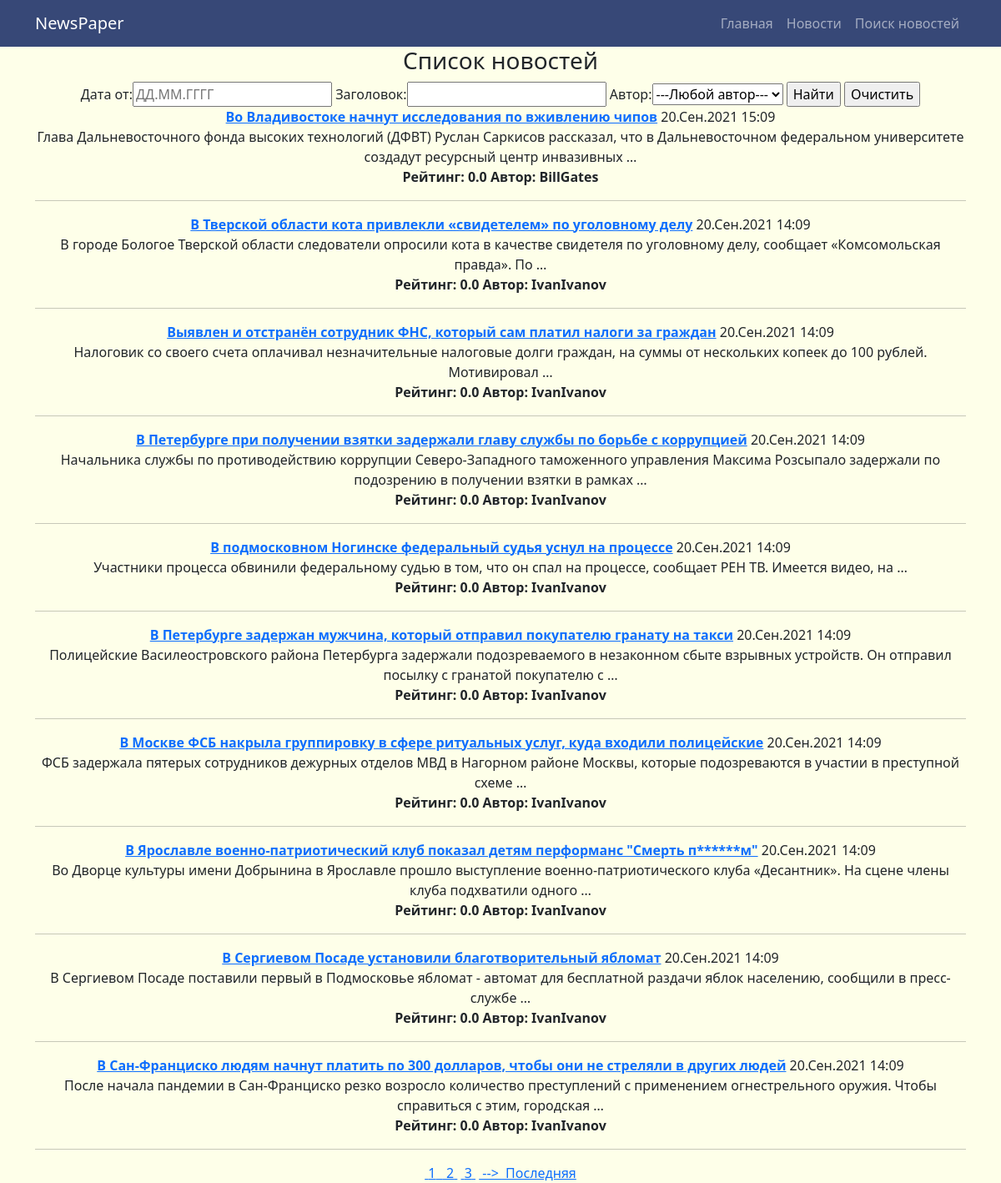
/news/search, run on the app's committed database.
### news/models.py (models this page shows, shortened)
class Post(models.Model):
    post = "PS"
    news = "NW"
    TYPE = [
        (post, "Статья"),
        (news, "Новость"),
    ]
    author = models.ForeignKey(Author,
                               on_delete=models.CASCADE)
    type = models.CharField(max_length=2, choices=TYPE, default=post)
    create_time = models.DateTimeField(auto_now_add=True)
    category = models.ManyToManyField(Category, through="PostCategory")
    header = models.CharField(max_length=256,
                              default='Заголовок отсутвует')
    text = models.TextField(default='Текст отсутствует')
    rating = models.FloatField(default=0.0)

### accounts/models.py (models this page shows, shortened)
class Author(models.Model):
    user = models.OneToOneField(User,
                                on_delete=models.CASCADE)
    rating = models.FloatField(default=0.0)

### news/views.py (the view)
# urls.py: path('search', NewsListSearch.as_view())
class NewsListSearch(ListView):
    model = Post
    template_name = 'news_search.html'
    context_object_name = 'news_search'
    queryset = Post.objects.all().order_by('id').reverse()
    paginate_by = 10
    def get_filter(self):
        return NewsFilter(self.request.GET, queryset=super().get_queryset())
    def get_queryset(self):
        return self.get_filter().qs
    def get_context_data(self, *args, **kwargs):
        return {
            **super().get_context_data(*args, **kwargs),
            "time_now" : datetime.utcnow(),
            "filter" : self.get_filter()
        }

### news/templatetags/custom_filters.py (called while the page is built)
@register.filter(name='censor')
def censor(text):
    censor_text = ''
    for word in text.split()[:]:
        if word.strip(',.\'"').lower() in CENSOR_VOCABULARY:
             word = f'{word[0]}{re.sub("[a-zA-zа-яА-ЯёЁ]","*", word[1:-1])}{word[-2:]}'
        censor_text += f' {word}'
    return censor_text

@register.filter(name='update_page')
def update_page(full_path:str, page:int):
    try:
        params_list = full_path.split('?')[1].split('&')
        params = dict([tuple(str(param).split('=')) for param  in params_list])
        params.update({'page' : page})
        link = ''
        for key, value in params.items():
            link += (f"{key}={value}&")
        return link[:-1]
    except:
        return f"page={page}"

### templates/news_search.html (shortened to what this page needs)
{% extends 'flatpages/default.html' %}
{% load custom_filters %}
{% block content %}
    <h3>Список новостей</h3>
    <form method="GET">
        {{ filter.form }}
        <input type="submit" value="Найти">
        <a href='/news/search'> <input type="button" value="Очистить"> </a>
    </form>
    {% if news_search %}
        {% for news in news_search %}
            <b><a href={{news.id}}> {{ news.header|censor }}</a></b>
            {{ news.create_time|date:'d.M.Y  H:m' }} <br>
            {{ news.text|censor|truncatewords:18}} <br>
            <b>Рейтинг: {{news.rating}}  Автор: {{ news.author.user.username }} </b> <hr>
        {% endfor %}
    {% else %}
        <h3>По заданным фильтрам новостей не нашлось.</h3>
    {% endif %}
    {% if is_paginated %}
        {% for num in page_obj.paginator.page_range %}
            {% if page_obj.number == num %}
                <a class='paginator'> &nbsp{{ num }}&nbsp </a>
            {% elif num > page_obj.number|add:'-3' and num < page_obj.number|add:'3' %}
                <a class='paginator' href="?{{ request.get_full_path|update_page:num }}"> &nbsp{{ num }}&nbsp</a>
            {% endif %}
        {% endfor %}
        {% if page_obj.has_next %}
            <a class='paginator' href="?{{ request.get_full_path|update_page:page_obj.next_page_number }}">&nbsp--> </a>
            <a class='paginator' href="?{{ request.get_full_path|update_page:page_obj.paginator.num_pages }}">&nbspПоследняя</a>
        {% endif %}
    {% endif %}
{% endblock content %}

### data on the page
Post: header|censor "Во Владивостоке начнут исследования по вживлению чипов", create_time "20.Сен.2021 15:09", text|censor "Глава Дальневосточного фонда высоких технологий (ДФВТ) Руслан Саркисов рассказал, что в Дальневосточном федеральном университете создадут ресурсный центр инвазивных …", rating "0.0", author.user.username "BillGates"
Post: header|censor "В Тверской области кота привлекли «свидетелем» по уголовному делу", create_time "20.Сен.2021 14:09", text|censor "В городе Бологое Тверской области следователи опросили кота в качестве свидетеля по уголовному делу, сообщает «Комсомольская правда». По …", rating "0.0", author.user.username "IvanIvanov"
Post: header|censor "Выявлен и отстранён сотрудник ФНС, который сам платил налоги за граждан", create_time "20.Сен.2021 14:09", text|censor "Налоговик со своего счета оплачивал незначительные налоговые долги граждан, на суммы от нескольких копеек до 100 рублей. Мотивировал …", rating "0.0", author.user.username "IvanIvanov"
Post: header|censor "В Петербурге при получении взятки задержали главу службы по борьбе с коррупцией", create_time "20.Сен.2021 14:09", text|censor "Начальника службы по противодействию коррупции Северо-Западного таможенного управления Максима Розсыпало задержали по подозрению в получении взятки в рамках …", rating "0.0", author.user.username "IvanIvanov"
Post: header|censor "В подмосковном Ногинске федеральный судья уснул на процессе", create_time "20.Сен.2021 14:09", text|censor "Участники процесса обвинили федеральному судью в том, что он спал на процессе, сообщает РЕН ТВ. Имеется видео, на …", rating "0.0", author.user.username "IvanIvanov"
Post: header|censor "В Петербурге задержан мужчина, который отправил покупателю гранату на такси", create_time "20.Сен.2021 14:09", text|censor "Полицейские Василеостровского района Петербурга задержали подозреваемого в незаконном сбыте взрывных устройств. Он отправил посылку с гранатой покупателю с …", rating "0.0", author.user.username "IvanIvanov"
Post: header|censor "В Москве ФСБ накрыла группировку в сфере ритуальных услуг, куда входили полицейские", create_time "20.Сен.2021 14:09", text|censor "ФСБ задержала пятерых сотрудников дежурных отделов МВД в Нагорном районе Москвы, которые подозреваются в участии в преступной схеме …", rating "0.0", author.user.username "IvanIvanov"
Post: header|censor "В Ярославле военно-патриотический клуб показал детям перформанс \"Смерть п******м\"", create_time "20.Сен.2021 14:09", text|censor "Во Дворце культуры имени Добрынина в Ярославле прошло выступление военно-патриотического клуба «Десантник». На сцене члены клуба подхватили одного …", rating "0.0", author.user.username "IvanIvanov"
Post: header|censor "В Сергиевом Посаде установили благотворительный ябломат", create_time "20.Сен.2021 14:09", text|censor "В Сергиевом Посаде поставили первый в Подмосковье ябломат - автомат для бесплатной раздачи яблок населению, сообщили в пресс-службе …", rating "0.0", author.user.username "IvanIvanov"
Post: header|censor "В Сан-Франциско людям начнут платить по 300 долларов, чтобы они не стреляли в других людей", create_time "20.Сен.2021 14:09", text|censor "После начала пандемии в Сан-Франциско резко возросло количество преступлений с применением огнестрельного оружия. Чтобы справиться с этим, городская …", rating "0.0", author.user.username "IvanIvanov"

### other printed values
{{ num }} "1"
{{ num }} "2" "3"
